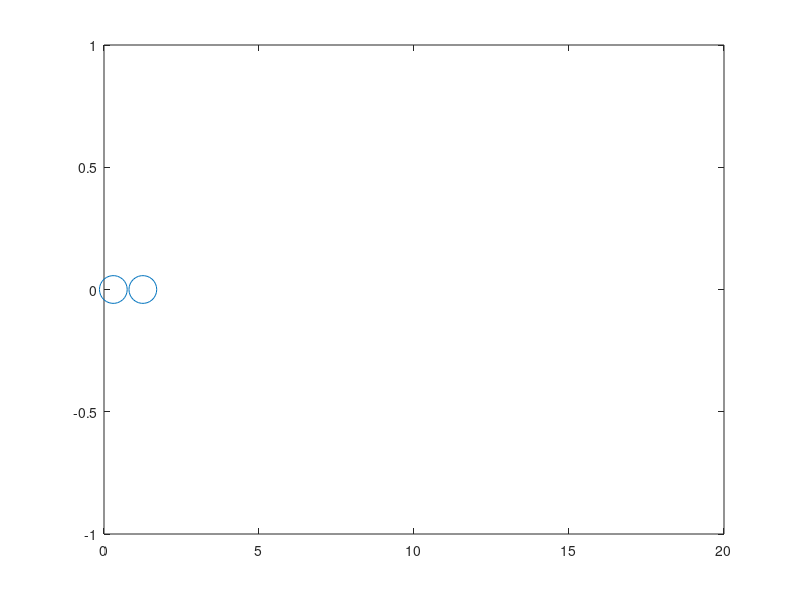
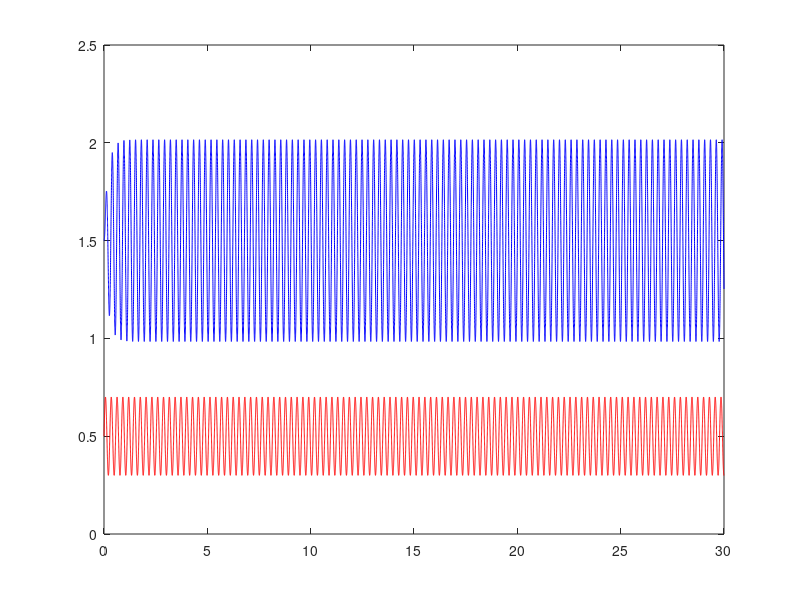

Write MATLAB code to recreate these figures, in order.
% one mass, spring and damper
% r1 oscillating with c + Asinwt
clc
clear all
m=10;
k=5000;
c=100;
L=1;
dt=0.001;
t=0:dt:30;
omega=sqrt(k/m)
r1=0.5+0.2*sin(omega*t);
r1dot=0.2*omega*cos(omega*t);
x1=zeros(1,length(t));
x2=zeros(1,length(t));
x1(1)=r1(1)+L;
x2(1)=0;

for i=1:1:length(t)-1
x1(i+1)=x1(i)+dt*x2(i);
x2(i+1)=x2(i)+dt*(1/m)*(-c*x2(i)-k*x1(i)+k*(r1(i)+L)+c*r1dot(i));
end

r2=x1
for i=1:400:length(t)
hold off
plot([r1(i) r2(i)],[0 0],'o','markersize',20)
xlim([0 20])
pause(0.1)
hold off
end

figure(2)
plot(t,x1,'b')
hold on
plot(t,r1,'r')
